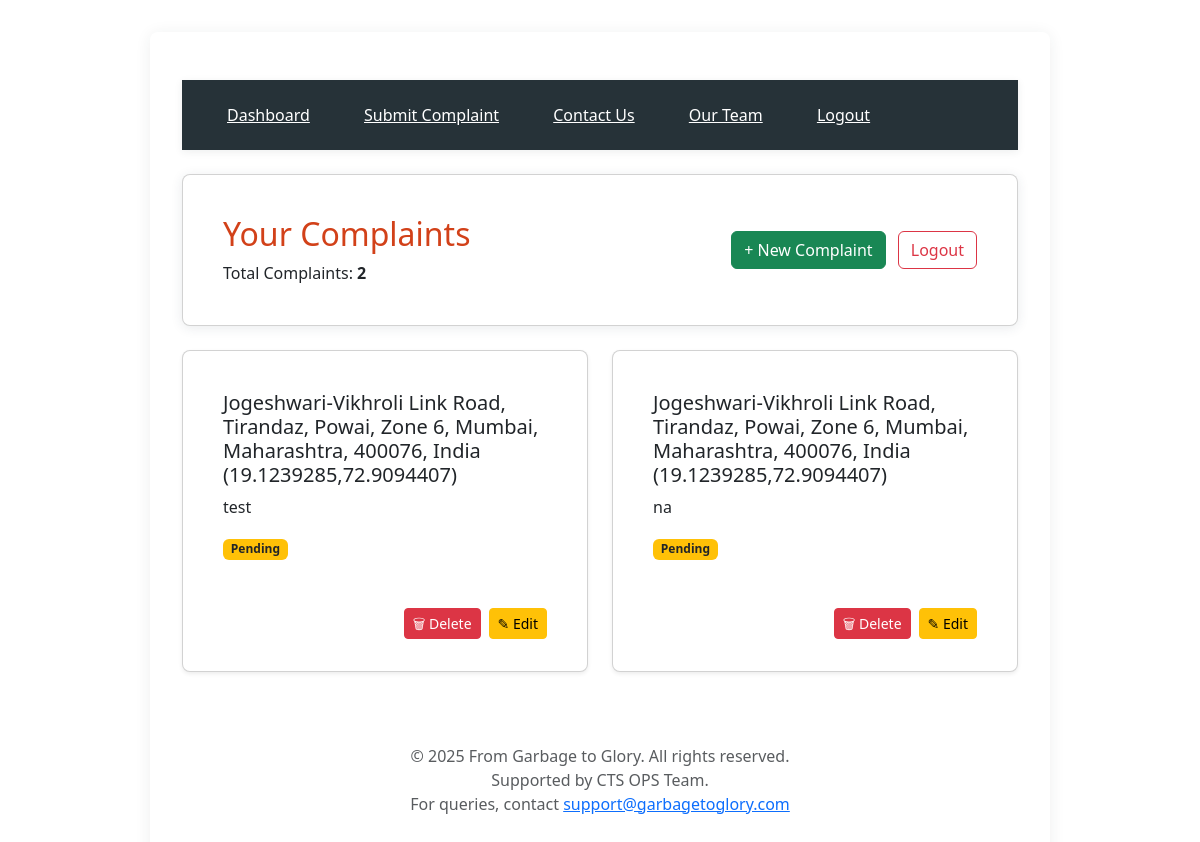
The app's page /dashboard (signed in) with its own data.
### app.py (models this page shows)
class Complaint(db.Model):
    id = db.Column(db.Integer, primary_key=True)
    user_id = db.Column(db.Integer, db.ForeignKey('user.id'))
    location = db.Column(db.String(200))
    description = db.Column(db.Text)
    image = db.Column(db.String(200))
    status = db.Column(db.String(20), default='Pending')

### app.py (the view)
@app.route('/dashboard')
def dashboard():
    if 'user_id' not in session:
        return redirect(url_for('login'))
    complaints = Complaint.query.filter_by(user_id=session['user_id']).all()
    return render_template('dashboard.html', complaints=complaints)

### templates/dashboard.html (shortened to what this page needs)
<!DOCTYPE html>
<html>
<head>
  <link rel="stylesheet" href="https://cdn.jsdelivr.net/npm/bootstrap@5.3.0/dist/css/bootstrap.min.css">
  <link rel="stylesheet" href="{{ url_for('static', filename='style.css') }}">
</head>
<body class="container py-5">
  <nav class="mb-4">
    <a href="{{ url_for('dashboard') }}" class="btn btn-link">Dashboard</a>
    <a href="{{ url_for('submit_complaint') }}" class="btn btn-link">Submit Complaint</a>
    <a href="{{ url_for('contact') }}" class="btn btn-link">Contact Us</a>
    <a href="{{ url_for('team') }}" class="btn btn-link">Our Team</a>
    <a href="{{ url_for('logout') }}" class="btn btn-link">Logout</a>
  </nav>
  <div class="card mb-4">
    <div class="card-body flex flex-center">
      <div class="me-auto">
        <h2 class="mb-2">Your Complaints</h2>
        <p class="mb-0">Total Complaints: <strong>{{ complaints|length }}</strong></p>
      </div>
      <div>
        <a href="{{ url_for('submit_complaint') }}" class="btn btn-success me-2">+ New Complaint</a>
        <a href="{{ url_for('logout') }}" class="btn btn-outline-danger">Logout</a>
      </div>
    </div>
  </div>
  <div class="row">
    {% for c in complaints %}
      <div class="col-md-6 mb-4">
        <div class="card h-100 shadow-sm">
          <div class="card-body">
            <h5 class="card-title">{{ c.location }}</h5>
            <p class="card-text">{{ c.description }}</p>
            <span class="badge {% if c.status == 'Resolved' %}bg-success{% elif c.status == 'Pending' %}bg-warning text-dark{% else %}bg-secondary{% endif %}">{{ c.status }}</span>
          </div>
          <div class="card-footer bg-transparent border-0 d-flex justify-content-end">
            <form method="post" action="{{ url_for('delete_complaint', cid=c.id) }}" class="me-2">
              <button type="submit" class="btn btn-danger btn-sm" title="Delete"><span>&#128465;</span> Delete</button>
            </form>
            <a href="{{ url_for('edit_complaint', cid=c.id) }}" class="btn btn-warning btn-sm" title="Edit"><span>&#9998;</span> Edit</a>
          </div>
        </div>
      </div>
    {% endfor %}
  </div>
  <footer class="mt-5 text-center text-muted">
    &copy; 2025 From Garbage to Glory. All rights reserved.<br>
    Supported by CTS OPS Team.<br>
    For queries, contact <a href="mailto:support@garbagetoglory.com">support@garbagetoglory.com</a>
  </footer>
</body>
</html>

### static/style.css (style rules this page uses)
:root { --primary: #d24119; --primary-dark: #115293; --accent: #ff9800; --background: #f5f7fa; --surface: #ffffff; --text-main: #222; --text-light: #fff; --success: #43a047; --error: #e53935; --nav-bg: #263238; }
body { font-family: 'Segoe UI', Arial, sans-serif; background: var(--background); margin: 0; color: var(--text-main); }
header, nav { background: var(--nav-bg); color: var(--text-light); padding: 1rem 2rem; box-shadow: 0 2px 8px rgba(38,50,56,0.08); }
nav a { color: var(--text-light); text-decoration: none; margin-right: 1.5rem; font-weight: 500; transition: color 0.2s; }
nav a[href*="dashboard"], nav a[href*="contact"], nav a[href*="submit_complaint"], nav a[href*="team"], nav a[href*="logout"], nav a[href*="login"], nav a[href*="register"] { color: #fff !important; }
.container { max-width: 900px; margin: 2rem auto; background: var(--surface); border-radius: 8px; box-shadow: 0 2px 16px rgba(38,50,56,0.08); padding: 2rem; }
h1, h2, h3 { color: var(--primary); margin-top: 0; }
form { display: flex; flex-direction: column; gap: 1rem; }
button, input[type="submit"] { background: var(--primary); color: var(--text-light); border: none; border-radius: 4px; padding: 0.8rem 1.5rem; font-size: 1rem; cursor: pointer; transition: background 0.2s; }
.mb-2 { margin-bottom: 0.5rem; }
.mb-4 { margin-bottom: 1.5rem; }
.text-center { text-align: center; }
.flex { display: flex; }
.flex-center { justify-content: center; align-items: center; }
.card { background: #fff; border-radius: 8px; box-shadow: 0 2px 12px rgba(44,62,80,0.10); padding: 1.5rem; margin-bottom: 1.5rem; transition: box-shadow 0.2s; }
* { transition: background 0.2s, color 0.2s, box-shadow 0.2s; }

### records on screen
Complaint: location "Jogeshwari-Vikhroli Link Road, Tirandaz, Powai, Zone 6, Mumbai, Maharashtra, 400076, India (19.1239285,72.9094407)", description "test", status "Pending"
Complaint: location "Jogeshwari-Vikhroli Link Road, Tirandaz, Powai, Zone 6, Mumbai, Maharashtra, 400076, India (19.1239285,72.9094407)", description "na", status "Pending"

### other values on screen
{{ complaints|length }} "2"
